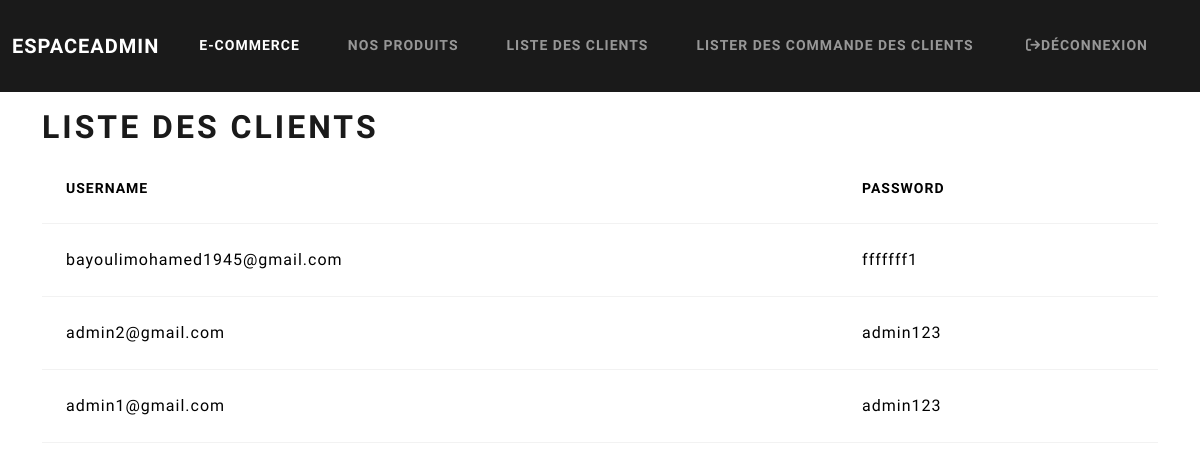
The page /controlleur/admin/clients.php (signed in) on the database its author committed.
### tables this page shows
CREATE TABLE `users` (
  `id` int(11) NOT NULL,
  `username` varchar(256) NOT NULL,
  `password` varchar(256) NOT NULL,
  `privilege` enum('user','admin') NOT NULL
);

### controlleur/admin/clients.php (called while the page is built)
<?php
    require_once "../../modéle/crud_user.php";
    $crud=new crud_user();
    $users=$crud->findAll();
    include "../../view/admin/clients.php";
?>

### modéle/connexion.php (called while the page is built)
<?php
class connexion
{
    private $pdo;
    function __construct()
    {
        $dsn="mysql:host=localhost;dbname=ecommerce";
        $user="root";
        $pw="";
        $this->pdo=new PDO($dsn,$user,$pw);
    }
    function getConnexion() {
        return $this->pdo;
    }
}
?>

### modéle/crud_user.php (called while the page is built, shortened)
<?php
require_once "connexion.php";
  class crud_user{
       private $pdo;
       function __construct()
       {
        $connexion=new connexion();
        $this->pdo=$connexion->getConnexion();
       }
       function findAll(){
            $sql="select * from users";
            $res=$this->pdo->query($sql);
            return $res->fetchAll(PDO::FETCH_NUM);
       }
  }

### view/admin/clients.php (the view, shortened to what this page needs)
    <table class="table">
        <thead>
            <tr>
                <th>Username</th>
                <th>Password</th>
            </tr>
        </thead>
        <tbody>
            <?php foreach ($users as $user): ?>
                <tr>
                    <td><?php echo htmlspecialchars($user[1]); ?></td>
                    <td><?php echo htmlspecialchars($user[2]); ?></td>
                </tr>
            <?php endforeach; ?>
        </tbody>
    </table>
</body>
</html>
<?php
                include "layout.php";?>

### rows shown on the page
users: username "bayoulimohamed1945@gmail.com", password "fffffff1"
users: username "admin2@gmail.com", password "admin123"
users: username "admin1@gmail.com", password "admin123"

### other values the page prints
$titre "LISTE DES CLIENTS"
